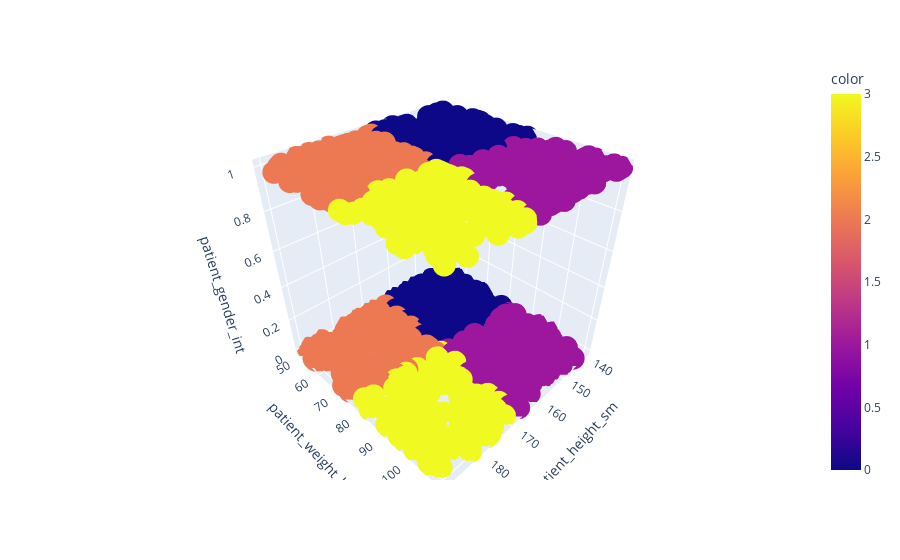

Notebook source saved alongside this figure:
### Markdown cell above
Additionally, you can visualize the clusters in 3-D scatter plot. Give it a try below.

### Code cell
# 3D with gender
px.scatter_3d(patients, x='patient_height_sm', y='patient_weight_kg', z='patient_gender_int',
              color=patients_cluster.labels_)

 # All the other variables are binary, so not very interesting

### Figure 1 — Plotly figure (JSON) as saved in the notebook; plotly's stock layout.template omitted (floating-point values rounded to 4 significant figures; data arrays with more than 128 entries replaced by an {"elided": "..."} marker saying what was removed)
{"data": [{"hovertemplate": "patient_height_sm=%{x}<br>patient_weight_kg=%{y}<br>patient_gender_int=%{z}<br>color=%{marker.color}<extra></extra>", "legendgroup": "", "marker": {"color": {"elided": "1000 int values"}, "coloraxis": "coloraxis", "symbol": "circle"}, "mode": "markers", "name": "", "scene": "scene", "showlegend": false, "type": "scatter3d", "x": {"elided": "1000 int values"}, "y": {"elided": "1000 int values"}, "z": {"elided": "1000 int values"}}], "layout": {"coloraxis": {"colorbar": {"title": {"text": "color"}}, "colorscale": [[0, "#0d0887"], [0.1111, "#46039f"], [0.2222, "#7201a8"], [0.3333, "#9c179e"], [0.4444, "#bd3786"], [0.5556, "#d8576b"], [0.6667, "#ed7953"], [0.7778, "#fb9f3a"], [0.8889, "#fdca26"], [1, "#f0f921"]]}, "legend": {"tracegroupgap": 0}, "margin": {"t": 60}, "scene": {"domain": {"x": [0, 1], "y": [0, 1]}, "xaxis": {"title": {"text": "patient_height_sm"}}, "yaxis": {"title": {"text": "patient_weight_kg"}}, "zaxis": {"title": {"text": "patient_gender_int"}}}}}
